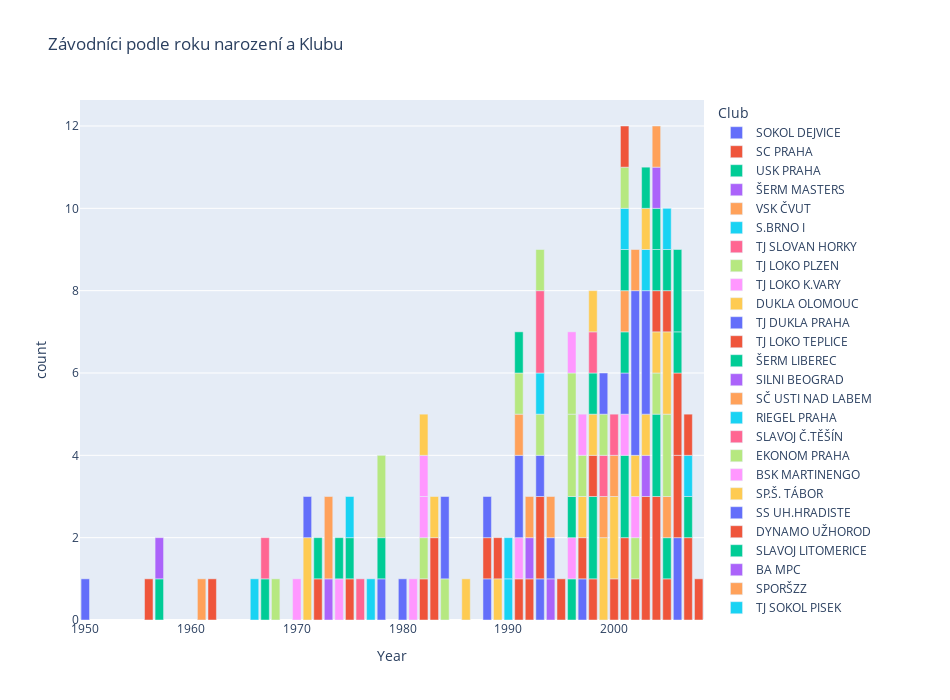

Notebook cell for this chart:
### Code cell
# obyčejný groupby podle dvou sloupců nestačí:
# d1 = df.groupby(['Year', "Club"])["Year"].count() 
# potřbeuju z toho udělat standardní dataframe se všemi popsanými řádky
# 1960 - Club - počet,, 1960 - Klub 2 - počet 2

#https://stackoverflow.com/questions/10373660/converting-a-pandas-groupby-output-from-series-to-dataframe
d2 = pd.DataFrame({'count' : df.groupby( [ 'Year', "Club"] ).size()}).reset_index()
#d2

fig = px.bar(d2, x= d2["Year"],
             y= d2["count"], 
             color = d2["Club"] ,
             #text_auto='.0s',       # případně můžu zapnout číselné popisky
             width=950, height=700,
             title="Závodníci podle roku narození a Klubu")

fig.update_traces(textfont_size=12, textangle=0, cliponaxis=False)
fig.show()

pio.write_html(fig, file="vizualizace/V1_Year-Club.html", auto_open=True)

# ještě jde přidat dropdown například pro Pohlaví. případně checkboxy by byly super
# https://plotly.com/python/bar-charts/

### Figure 1 — Plotly figure (JSON) as saved in the notebook; plotly's stock layout.template omitted (floating-point values rounded to 4 significant figures)
{"data": [{"alignmentgroup": "True", "cliponaxis": false, "hovertemplate": "Club=SOKOL DEJVICE<br>Year=%{x}<br>count=%{y}<extra></extra>", "legendgroup": "SOKOL DEJVICE", "marker": {"color": "#636efa", "pattern": {"shape": ""}}, "name": "SOKOL DEJVICE", "offsetgroup": "SOKOL DEJVICE", "orientation": "v", "showlegend": true, "textangle": 0, "textfont": {"size": 12}, "textposition": "auto", "type": "bar", "x": [1950, 1978, 1988, 1993, 1997, 2006], "xaxis": "x", "y": [1, 1, 1, 1, 1, 2], "yaxis": "y"}, {"alignmentgroup": "True", "cliponaxis": false, "hovertemplate": "Club=SC PRAHA<br>Year=%{x}<br>count=%{y}<extra></extra>", "legendgroup": "SC PRAHA", "marker": {"color": "#EF553B", "pattern": {"shape": ""}}, "name": "SC PRAHA", "offsetgroup": "SC PRAHA", "orientation": "v", "showlegend": true, "textangle": 0, "textfont": {"size": 12}, "textposition": "auto", "type": "bar", "x": [1956, 1962, 1975, 1982, 1983, 1988, 1991, 1992, 1993, 1995, 1997, 1998, 2000, 2001, 2002, 2003, 2004, 2005, 2006, 2007, 2008], "xaxis": "x", "y": [1, 1, 1, 1, 2, 1, 1, 1, 2, 1, 1, 1, 1, 2, 1, 3, 3, 1, 2, 2, 1], "yaxis": "y"}, {"alignmentgroup": "True", "cliponaxis": false, "hovertemplate": "Club=USK PRAHA<br>Year=%{x}<br>count=%{y}<extra></extra>", "legendgroup": "USK PRAHA", "marker": {"color": "#00cc96", "pattern": {"shape": ""}}, "name": "USK PRAHA", "offsetgroup": "USK PRAHA", "orientation": "v", "showlegend": true, "textangle": 0, "textfont": {"size": 12}, "textposition": "auto", "type": "bar", "x": [1957, 1967, 1975, 1996, 1998, 2001, 2004, 2005], "xaxis": "x", "y": [1, 1, 1, 1, 2, 2, 2, 1], "yaxis": "y"}, {"alignmentgroup": "True", "cliponaxis": false, "hovertemplate": "Club=ŠERM MASTERS<br>Year=%{x}<br>count=%{y}<extra></extra>", "legendgroup": "ŠERM MASTERS", "marker": {"color": "#ab63fa", "pattern": {"shape": ""}}, "name": "ŠERM MASTERS", "offsetgroup": "ŠERM MASTERS", "orientation": "v", "showlegend": true, "textangle": 0, "textfont": {"size": 12}, "textposition": "auto", "type": "bar", "x": [1957, 1994, 2003], "xaxis": "x", "y": [1, 1, 1], "yaxis": "y"}, {"alignmentgroup": "True", "cliponaxis": false, "hovertemplate": "Club=VSK ČVUT<br>Year=%{x}<br>count=%{y}<extra></extra>", "legendgroup": "VSK ČVUT", "marker": {"color": "#FFA15A", "pattern": {"shape": ""}}, "name": "VSK ČVUT", "offsetgroup": "VSK ČVUT", "orientation": "v", "showlegend": true, "textangle": 0, "textfont": {"size": 12}, "textposition": "auto", "type": "bar", "x": [1961, 2005], "xaxis": "x", "y": [1, 1], "yaxis": "y"}, {"alignmentgroup": "True", "cliponaxis": false, "hovertemplate": "Club=S.BRNO I<br>Year=%{x}<br>count=%{y}<extra></extra>", "legendgroup": "S.BRNO I", "marker": {"color": "#19d3f3", "pattern": {"shape": ""}}, "name": "S.BRNO I", "offsetgroup": "S.BRNO I", "orientation": "v", "showlegend": true, "textangle": 0, "textfont": {"size": 12}, "textposition": "auto", "type": "bar", "x": [1966, 1990], "xaxis": "x", "y": [1, 1], "yaxis": "y"}, {"alignmentgroup": "True", "cliponaxis": false, "hovertemplate": "Club=TJ SLOVAN HORKY<br>Year=%{x}<br>count=%{y}<extra></extra>", "legendgroup": "TJ SLOVAN HORKY", "marker": {"color": "#FF6692", "pattern": {"shape": ""}}, "name": "TJ SLOVAN HORKY", "offsetgroup": "TJ SLOVAN HORKY", "orientation": "v", "showlegend": true, "textangle": 0, "textfont": {"size": 12}, "textposition": "auto", "type": "bar", "x": [1967], "xaxis": "x", "y": [1], "yaxis": "y"}, {"alignmentgroup": "True", "cliponaxis": false, "hovertemplate": "Club=TJ LOKO PLZEN<br>Year=%{x}<br>count=%{y}<extra></extra>", "legendgroup": "TJ LOKO PLZEN", "marker": {"color": "#B6E880", "pattern": {"shape": ""}}, "name": "TJ LOKO PLZEN", "offsetgroup": "TJ LOKO PLZEN", "orientation": "v", "showlegend": true, "textangle": 0, "textfont": {"size": 12}, "textposition": "auto", "type": "bar", "x": [1968, 1982, 1984, 2002, 2004, 2005], "xaxis": "x", "y": [1, 1, 1, 1, 1, 2], "yaxis": "y"}, {"alignmentgroup": "True", "cliponaxis": false, "hovertemplate": "Club=TJ LOKO K.VARY<br>Year=%{x}<br>count=%{y}<extra></extra>", "legendgroup": "TJ LOKO K.VARY", "marker": {"color": "#FF97FF", "pattern": {"shape": ""}}, "name": "TJ LOKO K.VARY", "offsetgroup": "TJ LOKO K.VARY", "orientation": "v", "showlegend": true, "textangle": 0, "textfont": {"size": 12}, "textposition": "auto", "type": "bar", "x": [1970, 1974, 1981, 1982, 1991, 1996, 2001, 2002], "xaxis": "x", "y": [1, 1, 1, 1, 1, 1, 1, 1], "yaxis": "y"}, {"alignmentgroup": "True", "cliponaxis": false, "hovertemplate": "Club=DUKLA OLOMOUC<br>Year=%{x}<br>count=%{y}<extra></extra>", "legendgroup": "DUKLA OLOMOUC", "marker": {"color": "#FECB52", "pattern": {"shape": ""}}, "name": "DUKLA OLOMOUC", "offsetgroup": "DUKLA OLOMOUC", "orientation": "v", "showlegend": true, "textangle": 0, "textfont": {"size": 12}, "textposition": "auto", "type": "bar", "x": [1971, 1983, 1986, 1989, 1997, 1999, 2000, 2002, 2003, 2004, 2005], "xaxis": "x", "y": [2, 1, 1, 1, 1, 2, 2, 1, 1, 1, 2], "yaxis": "y"}, {"alignmentgroup": "True", "cliponaxis": false, "hovertemplate": "Club=TJ DUKLA PRAHA<br>Year=%{x}<br>count=%{y}<extra></extra>", "legendgroup": "TJ DUKLA PRAHA", "marker": {"color": "#636efa", "pattern": {"shape": ""}}, "name": "TJ DUKLA PRAHA", "offsetgroup": "TJ DUKLA PRAHA", "orientation": "v", "showlegend": true, "textangle": 0, "textfont": {"size": 12}, "textposition": "auto", "type": "bar", "x": [1971, 1980, 1991, 1993, 1994, 2001, 2002, 2003], "xaxis": "x", "y": [1, 1, 2, 1, 1, 1, 4, 3], "yaxis": "y"}, {"alignmentgroup": "True", "cliponaxis": false, "hovertemplate": "Club=TJ LOKO TEPLICE<br>Year=%{x}<br>count=%{y}<extra></extra>", "legendgroup": "TJ LOKO TEPLICE", "marker": {"color": "#EF553B", "pattern": {"shape": ""}}, "name": "TJ LOKO TEPLICE", "offsetgroup": "TJ LOKO TEPLICE", "orientation": "v", "showlegend": true, "textangle": 0, "textfont": {"size": 12}, "textposition": "auto", "type": "bar", "x": [1972, 1998, 2004, 2005, 2006], "xaxis": "x", "y": [1, 1, 1, 1, 2], "yaxis": "y"}, {"alignmentgroup": "True", "cliponaxis": false, "hovertemplate": "Club=ŠERM LIBEREC<br>Year=%{x}<br>count=%{y}<extra></extra>", "legendgroup": "ŠERM LIBEREC", "marker": {"color": "#00cc96", "pattern": {"shape": ""}}, "name": "ŠERM LIBEREC", "offsetgroup": "ŠERM LIBEREC", "orientation": "v", "showlegend": true, "textangle": 0, "textfont": {"size": 12}, "textposition": "auto", "type": "bar", "x": [1972, 1974, 1978, 1996, 2001, 2004, 2006, 2007], "xaxis": "x", "y": [1, 1, 1, 1, 1, 1, 1, 1], "yaxis": "y"}, {"alignmentgroup": "True", "cliponaxis": false, "hovertemplate": "Club=SILNI BEOGRAD<br>Year=%{x}<br>count=%{y}<extra></extra>", "legendgroup": "SILNI BEOGRAD", "marker": {"color": "#ab63fa", "pattern": {"shape": ""}}, "name": "SILNI BEOGRAD", "offsetgroup": "SILNI BEOGRAD", "orientation": "v", "showlegend": true, "textangle": 0, "textfont": {"size": 12}, "textposition": "auto", "type": "bar", "x": [1973], "xaxis": "x", "y": [1], "yaxis": "y"}, {"alignmentgroup": "True", "cliponaxis": false, "hovertemplate": "Club=SČ USTI NAD LABEM<br>Year=%{x}<br>count=%{y}<extra></extra>", "legendgroup": "SČ USTI NAD LABEM", "marker": {"color": "#FFA15A", "pattern": {"shape": ""}}, "name": "SČ USTI NAD LABEM", "offsetgroup": "SČ USTI NAD LABEM", "orientation": "v", "showlegend": true, "textangle": 0, "textfont": {"size": 12}, "textposition": "auto", "type": "bar", "x": [1973, 1991, 1999, 2001, 2002], "xaxis": "x", "y": [2, 1, 1, 1, 1], "yaxis": "y"}, {"alignmentgroup": "True", "cliponaxis": false, "hovertemplate": "Club=RIEGEL PRAHA<br>Year=%{x}<br>count=%{y}<extra></extra>", "legendgroup": "RIEGEL PRAHA", "marker": {"color": "#19d3f3", "pattern": {"shape": ""}}, "name": "RIEGEL PRAHA", "offsetgroup": "RIEGEL PRAHA", "orientation": "v", "showlegend": true, "textangle": 0, "textfont": {"size": 12}, "textposition": "auto", "type": "bar", "x": [1975, 1977, 1990, 2003], "xaxis": "x", "y": [1, 1, 1, 1], "yaxis": "y"}, {"alignmentgroup": "True", "cliponaxis": false, "hovertemplate": "Club=SLAVOJ Č.TĚŠÍN<br>Year=%{x}<br>count=%{y}<extra></extra>", "legendgroup": "SLAVOJ Č.TĚŠÍN", "marker": {"color": "#FF6692", "pattern": {"shape": ""}}, "name": "SLAVOJ Č.TĚŠÍN", "offsetgroup": "SLAVOJ Č.TĚŠÍN", "orientation": "v", "showlegend": true, "textangle": 0, "textfont": {"size": 12}, "textposition": "auto", "type": "bar", "x": [1976], "xaxis": "x", "y": [1], "yaxis": "y"}, {"alignmentgroup": "True", "cliponaxis": false, "hovertemplate": "Club=EKONOM PRAHA<br>Year=%{x}<br>count=%{y}<extra></extra>", "legendgroup": "EKONOM PRAHA", "marker": {"color": "#B6E880", "pattern": {"shape": ""}}, "name": "EKONOM PRAHA", "offsetgroup": "EKONOM PRAHA", "orientation": "v", "showlegend": true, "textangle": 0, "textfont": {"size": 12}, "textposition": "auto", "type": "bar", "x": [1978, 1991, 1993, 1996, 1997], "xaxis": "x", "y": [2, 1, 1, 2, 1], "yaxis": "y"}, {"alignmentgroup": "True", "cliponaxis": false, "hovertemplate": "Club=BSK MARTINENGO<br>Year=%{x}<br>count=%{y}<extra></extra>", "legendgroup": "BSK MARTINENGO", "marker": {"color": "#FF97FF", "pattern": {"shape": ""}}, "name": "BSK MARTINENGO", "offsetgroup": "BSK MARTINENGO", "orientation": "v", "showlegend": true, "textangle": 0, "textfont": {"size": 12}, "textposition": "auto", "type": "bar", "x": [1982, 1997], "xaxis": "x", "y": [1, 1], "yaxis": "y"}, {"alignmentgroup": "True", "cliponaxis": false, "hovertemplate": "Club=SP.Š. TÁBOR<br>Year=%{x}<br>count=%{y}<extra></extra>", "legendgroup": "SP.Š. TÁBOR", "marker": {"color": "#FECB52", "pattern": {"shape": ""}}, "name": "SP.Š. TÁBOR", "offsetgroup": "SP.Š. TÁBOR", "orientation": "v", "showlegend": true, "textangle": 0, "textfont": {"size": 12}, "textposition": "auto", "type": "bar", "x": [1982, 1998, 2003], "xaxis": "x", "y": [1, 1, 1], "yaxis": "y"}, {"alignmentgroup": "True", "cliponaxis": false, "hovertemplate": "Club=SS UH.HRADISTE<br>Year=%{x}<br>count=%{y}<extra></extra>", "legendgroup": "SS UH.HRADISTE", "marker": {"color": "#636efa", "pattern": {"shape": ""}}, "name": "SS UH.HRADISTE", "offsetgroup": "SS UH.HRADISTE", "orientation": "v", "showlegend": true, "textangle": 0, "textfont": {"size": 12}, "textposition": "auto", "type": "bar", "x": [1984, 1988], "xaxis": "x", "y": [2, 1], "yaxis": "y"}, {"alignmentgroup": "True", "cliponaxis": false, "hovertemplate": "Club=DYNAMO UŽHOROD<br>Year=%{x}<br>count=%{y}<extra></extra>", "legendgroup": "DYNAMO UŽHOROD", "marker": {"color": "#EF553B", "pattern": {"shape": ""}}, "name": "DYNAMO UŽHOROD", "offsetgroup": "DYNAMO UŽHOROD", "orientation": "v", "showlegend": true, "textangle": 0, "textfont": {"size": 12}, "textposition": "auto", "type": "bar", "x": [1989], "xaxis": "x", "y": [1], "yaxis": "y"}, {"alignmentgroup": "True", "cliponaxis": false, "hovertemplate": "Club=SLAVOJ LITOMERICE<br>Year=%{x}<br>count=%{y}<extra></extra>", "legendgroup": "SLAVOJ LITOMERICE", "marker": {"color": "#00cc96", "pattern": {"shape": ""}}, "name": "SLAVOJ LITOMERICE", "offsetgroup": "SLAVOJ LITOMERICE", "orientation": "v", "showlegend": true, "textangle": 0, "textfont": {"size": 12}, "textposition": "auto", "type": "bar", "x": [1991, 1998, 2001], "xaxis": "x", "y": [1, 1, 1], "yaxis": "y"}, {"alignmentgroup": "True", "cliponaxis": false, "hovertemplate": "Club=BA MPC<br>Year=%{x}<br>count=%{y}<extra></extra>", "legendgroup": "BA MPC", "marker": {"color": "#ab63fa", "pattern": {"shape": ""}}, "name": "BA MPC", "offsetgroup": "BA MPC", "orientation": "v", "showlegend": true, "textangle": 0, "textfont": {"size": 12}, "textposition": "auto", "type": "bar", "x": [1992], "xaxis": "x", "y": [1], "yaxis": "y"}, {"alignmentgroup": "True", "cliponaxis": false, "hovertemplate": "Club=SPORŠZZ<br>Year=%{x}<br>count=%{y}<extra></extra>", "legendgroup": "SPORŠZZ", "marker": {"color": "#FFA15A", "pattern": {"shape": ""}}, "name": "SPORŠZZ", "offsetgroup": "SPORŠZZ", "orientation": "v", "showlegend": true, "textangle": 0, "textfont": {"size": 12}, "textposition": "auto", "type": "bar", "x": [1992, 1994, 2000], "xaxis": "x", "y": [1, 1, 1], "yaxis": "y"}, {"alignmentgroup": "True", "cliponaxis": false, "hovertemplate": "Club=TJ SOKOL PISEK<br>Year=%{x}<br>count=%{y}<extra></extra>", "legendgroup": "TJ SOKOL PISEK", "marker": {"color": "#19d3f3", "pattern": {"shape": ""}}, "name": "TJ SOKOL PISEK", "offsetgroup": "TJ SOKOL PISEK", "orientation": "v", "showlegend": true, "textangle": 0, "textfont": {"size": 12}, "textposition": "auto", "type": "bar", "x": [1993, 2001, 2007], "xaxis": "x", "y": [1, 1, 1], "yaxis": "y"}, {"alignmentgroup": "True", "cliponaxis": false, "hovertemplate": "Club=VSK HUMANITA<br>Year=%{x}<br>count=%{y}<extra></extra>", "legendgroup": "VSK HUMANITA", "marker": {"color": "#FF6692", "pattern": {"shape": ""}}, "name": "VSK HUMANITA", "offsetgroup": "VSK HUMANITA", "orientation": "v", "showlegend": true, "textangle": 0, "textfont": {"size": 12}, "textposition": "auto", "type": "bar", "x": [1993, 1998, 1999, 2000], "xaxis": "x", "y": [2, 1, 1, 1], "yaxis": "y"}, {"alignmentgroup": "True", "cliponaxis": false, "hovertemplate": "Club=VUT BRNO<br>Year=%{x}<br>count=%{y}<extra></extra>", "legendgroup": "VUT BRNO", "marker": {"color": "#B6E880", "pattern": {"shape": ""}}, "name": "VUT BRNO", "offsetgroup": "VUT BRNO", "orientation": "v", "showlegend": true, "textangle": 0, "textfont": {"size": 12}, "textposition": "auto", "type": "bar", "x": [1993, 1996, 1999, 2001], "xaxis": "x", "y": [1, 1, 1, 1], "yaxis": "y"}, {"alignmentgroup": "True", "cliponaxis": false, "hovertemplate": "Club=AUT<br>Year=%{x}<br>count=%{y}<extra></extra>", "legendgroup": "AUT", "marker": {"color": "#FF97FF", "pattern": {"shape": ""}}, "name": "AUT", "offsetgroup": "AUT", "orientation": "v", "showlegend": true, "textangle": 0, "textfont": {"size": 12}, "textposition": "auto", "type": "bar", "x": [1996], "xaxis": "x", "y": [1], "yaxis": "y"}, {"alignmentgroup": "True", "cliponaxis": false, "hovertemplate": "Club=AKADÉMIA ŠERMU BRATISLAVA<br>Year=%{x}<br>count=%{y}<extra></extra>", "legendgroup": "AKADÉMIA ŠERMU BRATISLAVA", "marker": {"color": "#FECB52", "pattern": {"shape": ""}}, "name": "AKADÉMIA ŠERMU BRATISLAVA", "offsetgroup": "AKADÉMIA ŠERMU BRATISLAVA", "orientation": "v", "showlegend": true, "textangle": 0, "textfont": {"size": 12}, "textposition": "auto", "type": "bar", "x": [1998], "xaxis": "x", "y": [1], "yaxis": "y"}, {"alignmentgroup": "True", "cliponaxis": false, "hovertemplate": "Club=TBILISI<br>Year=%{x}<br>count=%{y}<extra></extra>", "legendgroup": "TBILISI", "marker": {"color": "#636efa", "pattern": {"shape": ""}}, "name": "TBILISI", "offsetgroup": "TBILISI", "orientation": "v", "showlegend": true, "textangle": 0, "textfont": {"size": 12}, "textposition": "auto", "type": "bar", "x": [1999], "xaxis": "x", "y": [1], "yaxis": "y"}, {"alignmentgroup": "True", "cliponaxis": false, "hovertemplate": "Club=SOKOL PLZEN<br>Year=%{x}<br>count=%{y}<extra></extra>", "legendgroup": "SOKOL PLZEN", "marker": {"color": "#EF553B", "pattern": {"shape": ""}}, "name": "SOKOL PLZEN", "offsetgroup": "SOKOL PLZEN", "orientation": "v", "showlegend": true, "textangle": 0, "textfont": {"size": 12}, "textposition": "auto", "type": "bar", "x": [2001, 2007], "xaxis": "x", "y": [1, 1], "yaxis": "y"}, {"alignmentgroup": "True", "cliponaxis": false, "hovertemplate": "Club=1.FC BELA POD BEZ<br>Year=%{x}<br>count=%{y}<extra></extra>", "legendgroup": "1.FC BELA POD BEZ", "marker": {"color": "#00cc96", "pattern": {"shape": ""}}, "name": "1.FC BELA POD BEZ", "offsetgroup": "1.FC BELA POD BEZ", "orientation": "v", "showlegend": true, "textangle": 0, "textfont": {"size": 12}, "textposition": "auto", "type": "bar", "x": [2003, 2004, 2005, 2006], "xaxis": "x", "y": [1, 1, 1, 2], "yaxis": "y"}, {"alignmentgroup": "True", "cliponaxis": false, "hovertemplate": "Club=LAŠSSKFZ<br>Year=%{x}<br>count=%{y}<extra></extra>", "legendgroup": "LAŠSSKFZ", "marker": {"color": "#ab63fa", "pattern": {"shape": ""}}, "name": "LAŠSSKFZ", "offsetgroup": "LAŠSSKFZ", "orientation": "v", "showlegend": true, "textangle": 0, "textfont": {"size": 12}, "textposition": "auto", "type": "bar", "x": [2004], "xaxis": "x", "y": [1], "yaxis": "y"}, {"alignmentgroup": "True", "cliponaxis": false, "hovertemplate": "Club=OREL HR.KR.<br>Year=%{x}<br>count=%{y}<extra></extra>", "legendgroup": "OREL HR.KR.", "marker": {"color": "#FFA15A", "pattern": {"shape": ""}}, "name": "OREL HR.KR.", "offsetgroup": "OREL HR.KR.", "orientation": "v", "showlegend": true, "textangle": 0, "textfont": {"size": 12}, "textposition": "auto", "type": "bar", "x": [2004], "xaxis": "x", "y": [1], "yaxis": "y"}, {"alignmentgroup": "True", "cliponaxis": false, "hovertemplate": "Club=POL<br>Year=%{x}<br>count=%{y}<extra></extra>", "legendgroup": "POL", "marker": {"color": "#19d3f3", "pattern": {"shape": ""}}, "name": "POL", "offsetgroup": "POL", "orientation": "v", "showlegend": true, "textangle": 0, "textfont": {"size": 12}, "textposition": "auto", "type": "bar", "x": [2005], "xaxis": "x", "y": [1], "yaxis": "y"}], "layout": {"barmode": "relative", "height": 700, "legend": {"title": {"text": "Club"}, "tracegroupgap": 0}, "title": {"text": "Závodníci podle roku narození a Klubu"}, "width": 950, "xaxis": {"anchor": "y", "autorange": true, "domain": [0, 1], "range": [1950.0, 2008.0], "title": {"text": "Year"}, "type": "linear"}, "yaxis": {"anchor": "x", "autorange": true, "domain": [0, 1], "range": [0, 12.63], "title": {"text": "count"}, "type": "linear"}}}
